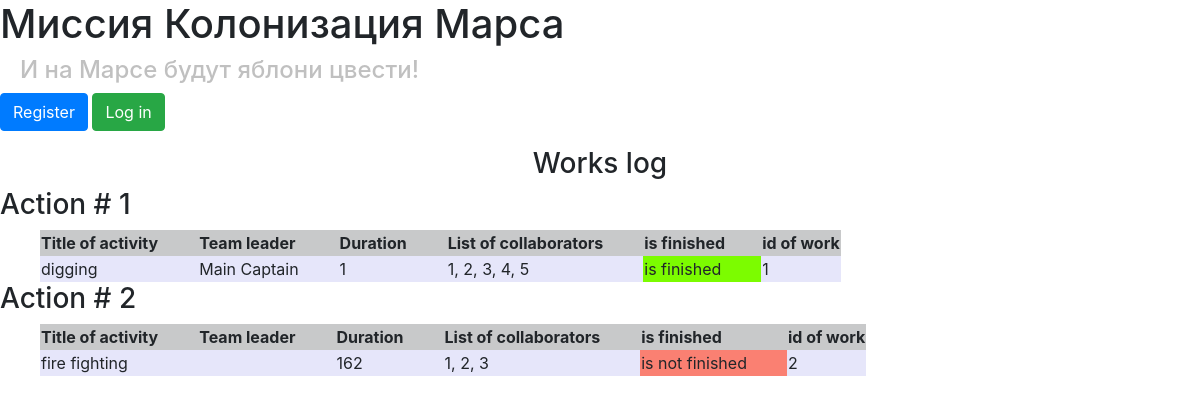
The page / on the database its author committed.
### data/jobs.py (models this page shows)
class Jobs(SqlAlchemyBase, SerializerMixin):
    __tablename__ = 'jobs'
    id = sqlalchemy.Column(sqlalchemy.Integer,
                           primary_key=True, autoincrement=True)
    user = orm.relation('User')
    team_leader = sqlalchemy.Column(sqlalchemy.Integer, sqlalchemy.ForeignKey("users.id"))
    job = sqlalchemy.Column(sqlalchemy.String, nullable=True)
    work_size = sqlalchemy.Column(sqlalchemy.Integer)
    collaborators = sqlalchemy.Column(sqlalchemy.String, nullable=True)
    start_date = sqlalchemy.Column(sqlalchemy.DateTime, default=datetime.datetime.now)
    end_date = sqlalchemy.Column(sqlalchemy.DateTime, nullable=True)
    is_finished = sqlalchemy.Column(sqlalchemy.Boolean)
    category = orm.relation("Category",
                              secondary="association",
                              backref="jobs")

### data/users.py (models this page shows, shortened)
class User(SqlAlchemyBase, UserMixin, SerializerMixin):
    __tablename__ = 'users'
    id = sqlalchemy.Column(sqlalchemy.Integer,
                           primary_key=True, autoincrement=True)
    email = sqlalchemy.Column(sqlalchemy.String,
                              index=True, unique=True, nullable=True)
    surname = sqlalchemy.Column(sqlalchemy.String, nullable=True)
    name = sqlalchemy.Column(sqlalchemy.String, nullable=True)
    about = sqlalchemy.Column(sqlalchemy.String, nullable=True)
    age = sqlalchemy.Column(sqlalchemy.Integer, nullable=True)
    position = sqlalchemy.Column(sqlalchemy.String, nullable=True)
    speciality = sqlalchemy.Column(sqlalchemy.String, nullable=True)
    address = sqlalchemy.Column(sqlalchemy.String, nullable=True)
    hashed_password = sqlalchemy.Column(sqlalchemy.String, nullable=True)
    created_date = sqlalchemy.Column(sqlalchemy.DateTime,
                                     default=datetime.datetime.now)
    city_from = sqlalchemy.Column(sqlalchemy.String, nullable=True)
    news = orm.relation("News", back_populates='user')

### main.py (the view)
@app.route('/')
def index():
    session = create_session()
    jobs = session.query(Jobs).all()
    return render_template("job_table.html", jobs=jobs)

### data/db_session.py (called while the page is built)
def create_session() -> Session:
    global __factory
    return __factory()

### templates/job_table.html (shortened to what this page needs)
{% extends "base.html" %}
{% block content %}
<center>
    <h3>Works log</h3>
</center>
{% for job in jobs%}
<h3>Action # {{loop.index}}</h3>
<table style="margin-left:40px;">
    <tr bgcolor="#C8C9CA">
        <th style="padding-right: 40px;">Title of activity</th>
        <th style="padding-right: 40px;">Team leader</th>
        <th style="padding-right: 40px;">Duration</th>
        <th style="padding-right: 40px;">List of collaborators</th>
        <th>is finished</th>
        <th>id of work</th>
    </tr>
    <tr bgcolor="#E6E6FA">
        <td style="padding-right: 40px;">{{job.job}}</td>
        <td style="padding-right: 40px;">{{job.user.name}} {{job.user.surname}}</td>
        <td style="padding-right: 40px;">{{job.work_size}}</td>
        <td style="padding-right: 40px;">{{job.collaborators}}</td>
        {%if job.is_finished%}
        <td style="padding-right: 40px;" bgcolor="#7CFC00">is finished</td>
        {%else%}
        <td style="padding-right: 40px;" bgcolor="#FA8072">is not finished</td>
        {%endif%}
        <td style="padding-right: 40px;">{{job.id}}</td>
    </tr>
</table>
{% endfor %}
{% endblock %}

### templates/base.html (shortened to what this page needs)
<!DOCTYPE html>
<html lang="ru">
<head>
    <link rel="stylesheet"
          href="https://stackpath.bootstrapcdn.com/bootstrap/4.4.1/css/bootstrap.min.css"
>
    <link rel="stylesheet" type="text/css" href="/static/css/2.css"/>
</head>
<body>
<h1>Миссия Колонизация Марса</h1>
<h4>И на Марсе будут яблони цвести!</h4>
<nav>
    {% if current_user.is_authenticated %}
    <p>
        <a class="navbar-brand" href="/logout">{{ current_user.name}} {{ current_user.surname}}</a>
    </p>
    {% else %}
        <p>
            <a class="btn btn-primary " href="/register">Register</a>
            <a class="btn btn-success" href="/login">Log in</a>
        </p>
    {% endif %}
</nav>
{% block content %}
{% endblock %}
</body>
</html>

### static/css/2.css (style rules this page uses)
h4 { padding-left: 20px; color: #c0c0c0 }

### rows shown on the page
Jobs: job "digging", user.name "Main", user.surname "Captain", work_size "1", collaborators "1, 2, 3, 4, 5", is_finished "is finished", id "1"
Jobs: job "fire fighting", work_size "162", collaborators "1, 2, 3", is_finished "is not finished", id "2"
